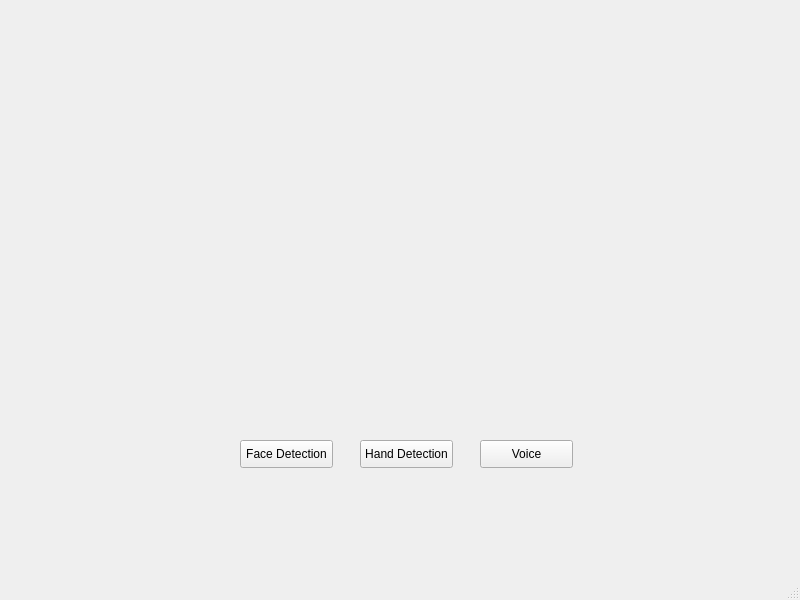
<?xml version="1.0" encoding="UTF-8"?>
<ui version="4.0">
 <class>MainWindow</class>
 <widget class="QMainWindow" name="MainWindow">
  <property name="geometry">
   <rect>
    <x>0</x>
    <y>0</y>
    <width>800</width>
    <height>600</height>
   </rect>
  </property>
  <property name="windowTitle">
   <string>MainWindow</string>
  </property>
  <widget class="QWidget" name="centralwidget">
   <widget class="QPushButton" name="pushButton">
    <property name="geometry">
     <rect>
      <x>240</x>
      <y>440</y>
      <width>93</width>
      <height>28</height>
     </rect>
    </property>
    <property name="text">
     <string>Face Detection</string>
    </property>
   </widget>
   <widget class="QPushButton" name="pushButton_2">
    <property name="geometry">
     <rect>
      <x>360</x>
      <y>440</y>
      <width>93</width>
      <height>28</height>
     </rect>
    </property>
    <property name="text">
     <string>Hand Detection</string>
    </property>
   </widget>
   <widget class="QPushButton" name="pushButton_3">
    <property name="geometry">
     <rect>
      <x>480</x>
      <y>440</y>
      <width>93</width>
      <height>28</height>
     </rect>
    </property>
    <property name="text">
     <string>Voice</string>
    </property>
   </widget>
  </widget>
  <widget class="QMenuBar" name="menubar">
   <property name="geometry">
    <rect>
     <x>0</x>
     <y>0</y>
     <width>800</width>
     <height>26</height>
    </rect>
   </property>
  </widget>
  <widget class="QStatusBar" name="statusbar"/>
 </widget>
 <resources/>
 <connections/>
</ui>
